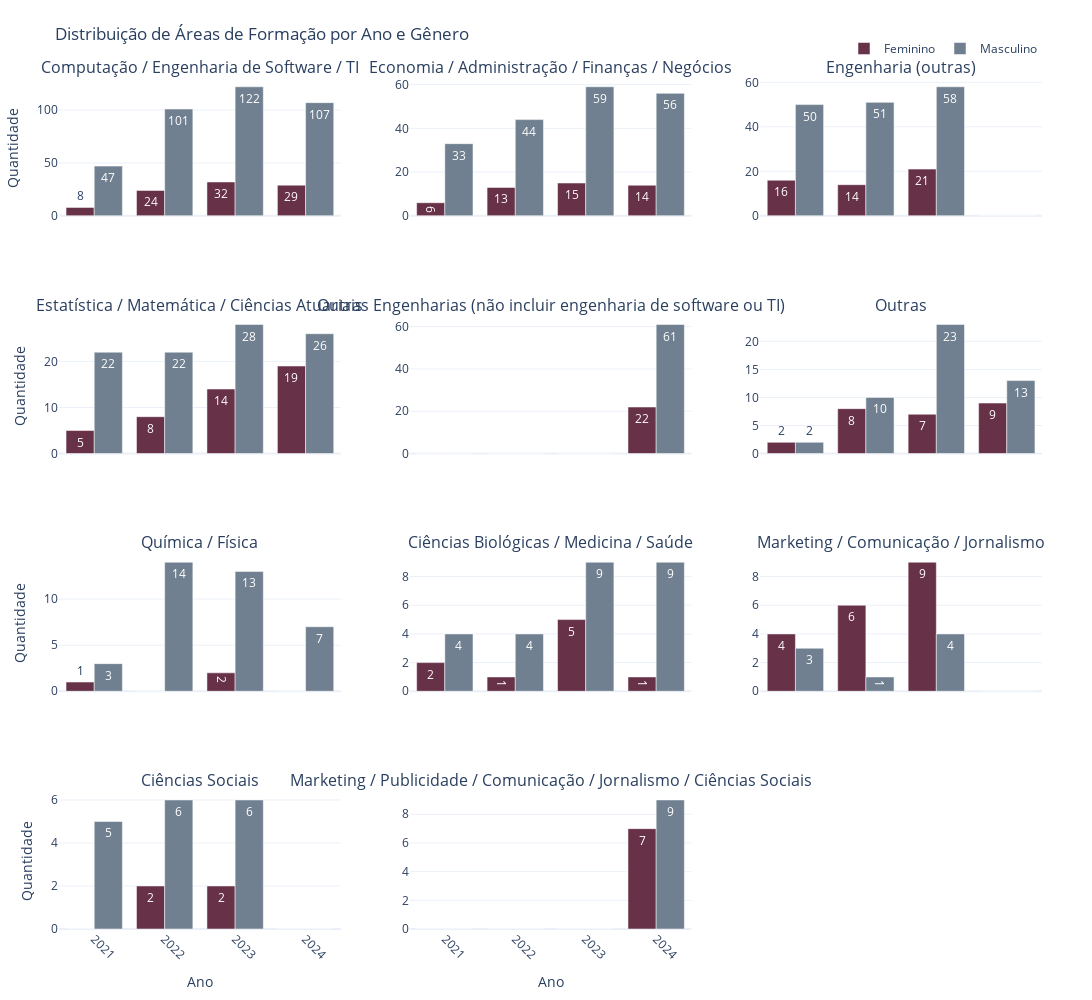

Notebook code cell kept with this figure:
### Code cell
# distribuição area formação x genero

df = df_rj[df_rj['area_formacao'] != "Não classificado"].copy()

df_contagem = df.groupby(['area_formacao', 'ano_pesquisa', 'genero']).size().reset_index(name='contagem')


cores = {"Feminino": "#673147", "Masculino": "#708090"}


areas_unicas = df_contagem.groupby('area_formacao')['contagem'].sum().sort_values(ascending=False).index.tolist()
anos = sorted(df_contagem['ano_pesquisa'].unique())
generos = ["Feminino", "Masculino"]


n_cols = 3  
n_rows = -(-len(areas_unicas) // n_cols)  


fig = make_subplots(
    rows=n_rows, 
    cols=n_cols,
    subplot_titles=areas_unicas,
    shared_xaxes=True,
    horizontal_spacing=0.07,
    vertical_spacing=0.12
)


for i, area in enumerate(areas_unicas):
    row = i // n_cols + 1
    col = i % n_cols + 1
    
    for genero in generos:
        df_filtrado = df_contagem[(df_contagem['area_formacao'] == area) & 
                                  (df_contagem['genero'] == genero)]
        
        x_anos = []
        y_contagens = []
        
        for ano in anos:
            df_ano = df_filtrado[df_filtrado['ano_pesquisa'] == ano]
            y_contagens.append(df_ano['contagem'].values[0] if not df_ano.empty else 0)
            x_anos.append(ano)
        
        fig.add_trace(
            go.Bar(
                x=x_anos,
                y=y_contagens,
                name=genero,
                marker_color=cores[genero],
                text=y_contagens,
                textposition='auto',
                showlegend=i == 0
            ),
            row=row, col=col
        )

fig.update_layout(
    title='Distribuição de Áreas de Formação por Ano e Gênero',
    height=min(1000, n_rows * 250),
    width=1200,
    template='plotly_white',
    barmode='group',
    legend=dict(orientation="h", yanchor="bottom", y=1.02, xanchor="right", x=1),
    margin=dict(t=80, b=50, l=50, r=50)
)


for i in range(1, n_rows + 1):
    for j in range(1, n_cols + 1):
        if (i-1) * n_cols + j <= len(areas_unicas):
            fig.update_xaxes(title_text="Ano" if i == n_rows else "", tickangle=45, row=i, col=j)
            if j == 1:
                fig.update_yaxes(title_text="Quantidade", row=i, col=j)

fig.show()

### Figure 1 — Plotly figure (JSON) as saved in the notebook; plotly's stock layout.template omitted (floating-point values rounded to 4 significant figures)
{"data": [{"marker": {"color": "#673147"}, "name": "Feminino", "showlegend": true, "text": ["8", "24", "32", "29"], "textposition": "auto", "type": "bar", "x": ["2021", "2022", "2023", "2024"], "xaxis": "x", "y": [8, 24, 32, 29], "yaxis": "y"}, {"marker": {"color": "#708090"}, "name": "Masculino", "showlegend": true, "text": ["47", "101", "122", "107"], "textposition": "auto", "type": "bar", "x": ["2021", "2022", "2023", "2024"], "xaxis": "x", "y": [47, 101, 122, 107], "yaxis": "y"}, {"marker": {"color": "#673147"}, "name": "Feminino", "showlegend": false, "text": ["6", "13", "15", "14"], "textposition": "auto", "type": "bar", "x": ["2021", "2022", "2023", "2024"], "xaxis": "x2", "y": [6, 13, 15, 14], "yaxis": "y2"}, {"marker": {"color": "#708090"}, "name": "Masculino", "showlegend": false, "text": ["33", "44", "59", "56"], "textposition": "auto", "type": "bar", "x": ["2021", "2022", "2023", "2024"], "xaxis": "x2", "y": [33, 44, 59, 56], "yaxis": "y2"}, {"marker": {"color": "#673147"}, "name": "Feminino", "showlegend": false, "text": ["16", "14", "21", "0"], "textposition": "auto", "type": "bar", "x": ["2021", "2022", "2023", "2024"], "xaxis": "x3", "y": [16, 14, 21, 0], "yaxis": "y3"}, {"marker": {"color": "#708090"}, "name": "Masculino", "showlegend": false, "text": ["50", "51", "58", "0"], "textposition": "auto", "type": "bar", "x": ["2021", "2022", "2023", "2024"], "xaxis": "x3", "y": [50, 51, 58, 0], "yaxis": "y3"}, {"marker": {"color": "#673147"}, "name": "Feminino", "showlegend": false, "text": ["5", "8", "14", "19"], "textposition": "auto", "type": "bar", "x": ["2021", "2022", "2023", "2024"], "xaxis": "x4", "y": [5, 8, 14, 19], "yaxis": "y4"}, {"marker": {"color": "#708090"}, "name": "Masculino", "showlegend": false, "text": ["22", "22", "28", "26"], "textposition": "auto", "type": "bar", "x": ["2021", "2022", "2023", "2024"], "xaxis": "x4", "y": [22, 22, 28, 26], "yaxis": "y4"}, {"marker": {"color": "#673147"}, "name": "Feminino", "showlegend": false, "text": ["0", "0", "0", "22"], "textposition": "auto", "type": "bar", "x": ["2021", "2022", "2023", "2024"], "xaxis": "x5", "y": [0, 0, 0, 22], "yaxis": "y5"}, {"marker": {"color": "#708090"}, "name": "Masculino", "showlegend": false, "text": ["0", "0", "0", "61"], "textposition": "auto", "type": "bar", "x": ["2021", "2022", "2023", "2024"], "xaxis": "x5", "y": [0, 0, 0, 61], "yaxis": "y5"}, {"marker": {"color": "#673147"}, "name": "Feminino", "showlegend": false, "text": ["2", "8", "7", "9"], "textposition": "auto", "type": "bar", "x": ["2021", "2022", "2023", "2024"], "xaxis": "x6", "y": [2, 8, 7, 9], "yaxis": "y6"}, {"marker": {"color": "#708090"}, "name": "Masculino", "showlegend": false, "text": ["2", "10", "23", "13"], "textposition": "auto", "type": "bar", "x": ["2021", "2022", "2023", "2024"], "xaxis": "x6", "y": [2, 10, 23, 13], "yaxis": "y6"}, {"marker": {"color": "#673147"}, "name": "Feminino", "showlegend": false, "text": ["1", "0", "2", "0"], "textposition": "auto", "type": "bar", "x": ["2021", "2022", "2023", "2024"], "xaxis": "x7", "y": [1, 0, 2, 0], "yaxis": "y7"}, {"marker": {"color": "#708090"}, "name": "Masculino", "showlegend": false, "text": ["3", "14", "13", "7"], "textposition": "auto", "type": "bar", "x": ["2021", "2022", "2023", "2024"], "xaxis": "x7", "y": [3, 14, 13, 7], "yaxis": "y7"}, {"marker": {"color": "#673147"}, "name": "Feminino", "showlegend": false, "text": ["2", "1", "5", "1"], "textposition": "auto", "type": "bar", "x": ["2021", "2022", "2023", "2024"], "xaxis": "x8", "y": [2, 1, 5, 1], "yaxis": "y8"}, {"marker": {"color": "#708090"}, "name": "Masculino", "showlegend": false, "text": ["4", "4", "9", "9"], "textposition": "auto", "type": "bar", "x": ["2021", "2022", "2023", "2024"], "xaxis": "x8", "y": [4, 4, 9, 9], "yaxis": "y8"}, {"marker": {"color": "#673147"}, "name": "Feminino", "showlegend": false, "text": ["4", "6", "9", "0"], "textposition": "auto", "type": "bar", "x": ["2021", "2022", "2023", "2024"], "xaxis": "x9", "y": [4, 6, 9, 0], "yaxis": "y9"}, {"marker": {"color": "#708090"}, "name": "Masculino", "showlegend": false, "text": ["3", "1", "4", "0"], "textposition": "auto", "type": "bar", "x": ["2021", "2022", "2023", "2024"], "xaxis": "x9", "y": [3, 1, 4, 0], "yaxis": "y9"}, {"marker": {"color": "#673147"}, "name": "Feminino", "showlegend": false, "text": ["0", "2", "2", "0"], "textposition": "auto", "type": "bar", "x": ["2021", "2022", "2023", "2024"], "xaxis": "x10", "y": [0, 2, 2, 0], "yaxis": "y10"}, {"marker": {"color": "#708090"}, "name": "Masculino", "showlegend": false, "text": ["5", "6", "6", "0"], "textposition": "auto", "type": "bar", "x": ["2021", "2022", "2023", "2024"], "xaxis": "x10", "y": [5, 6, 6, 0], "yaxis": "y10"}, {"marker": {"color": "#673147"}, "name": "Feminino", "showlegend": false, "text": ["0", "0", "0", "7"], "textposition": "auto", "type": "bar", "x": ["2021", "2022", "2023", "2024"], "xaxis": "x11", "y": [0, 0, 0, 7], "yaxis": "y11"}, {"marker": {"color": "#708090"}, "name": "Masculino", "showlegend": false, "text": ["0", "0", "0", "9"], "textposition": "auto", "type": "bar", "x": ["2021", "2022", "2023", "2024"], "xaxis": "x11", "y": [0, 0, 0, 9], "yaxis": "y11"}], "layout": {"annotations": [{"font": {"size": 16}, "showarrow": false, "text": "Computação / Engenharia de Software / TI", "x": 0.1433, "xanchor": "center", "xref": "paper", "y": 1, "yanchor": "bottom", "yref": "paper"}, {"font": {"size": 16}, "showarrow": false, "text": "Economia / Administração / Finanças / Negócios", "x": 0.5, "xanchor": "center", "xref": "paper", "y": 1, "yanchor": "bottom", "yref": "paper"}, {"font": {"size": 16}, "showarrow": false, "text": "Engenharia (outras)", "x": 0.8567, "xanchor": "center", "xref": "paper", "y": 1, "yanchor": "bottom", "yref": "paper"}, {"font": {"size": 16}, "showarrow": false, "text": "Estatística / Matemática / Ciências Atuariais", "x": 0.1433, "xanchor": "center", "xref": "paper", "y": 0.72, "yanchor": "bottom", "yref": "paper"}, {"font": {"size": 16}, "showarrow": false, "text": "Outras Engenharias (não incluir engenharia de software ou TI)", "x": 0.5, "xanchor": "center", "xref": "paper", "y": 0.72, "yanchor": "bottom", "yref": "paper"}, {"font": {"size": 16}, "showarrow": false, "text": "Outras", "x": 0.8567, "xanchor": "center", "xref": "paper", "y": 0.72, "yanchor": "bottom", "yref": "paper"}, {"font": {"size": 16}, "showarrow": false, "text": "Química / Física", "x": 0.1433, "xanchor": "center", "xref": "paper", "y": 0.44, "yanchor": "bottom", "yref": "paper"}, {"font": {"size": 16}, "showarrow": false, "text": "Ciências Biológicas / Medicina / Saúde", "x": 0.5, "xanchor": "center", "xref": "paper", "y": 0.44, "yanchor": "bottom", "yref": "paper"}, {"font": {"size": 16}, "showarrow": false, "text": "Marketing / Comunicação / Jornalismo", "x": 0.8567, "xanchor": "center", "xref": "paper", "y": 0.44, "yanchor": "bottom", "yref": "paper"}, {"font": {"size": 16}, "showarrow": false, "text": "Ciências Sociais", "x": 0.1433, "xanchor": "center", "xref": "paper", "y": 0.16, "yanchor": "bottom", "yref": "paper"}, {"font": {"size": 16}, "showarrow": false, "text": "Marketing / Publicidade / Comunicação / Jornalismo / Ciências Sociais", "x": 0.5, "xanchor": "center", "xref": "paper", "y": 0.16, "yanchor": "bottom", "yref": "paper"}], "barmode": "group", "height": 1000, "legend": {"orientation": "h", "x": 1, "xanchor": "right", "y": 1.02, "yanchor": "bottom"}, "margin": {"b": 50, "l": 50, "r": 50, "t": 80}, "title": {"text": "Distribuição de Áreas de Formação por Ano e Gênero"}, "width": 1200, "xaxis": {"anchor": "y", "domain": [0, 0.2867], "matches": "x10", "showticklabels": false, "tickangle": 45, "title": {"text": ""}}, "xaxis10": {"anchor": "y10", "domain": [0, 0.2867], "tickangle": 45, "title": {"text": "Ano"}}, "xaxis11": {"anchor": "y11", "domain": [0.3567, 0.6433], "tickangle": 45, "title": {"text": "Ano"}}, "xaxis12": {"anchor": "y12", "domain": [0.7133, 1]}, "xaxis2": {"anchor": "y2", "domain": [0.3567, 0.6433], "matches": "x11", "showticklabels": false, "tickangle": 45, "title": {"text": ""}}, "xaxis3": {"anchor": "y3", "domain": [0.7133, 1], "matches": "x12", "showticklabels": false, "tickangle": 45, "title": {"text": ""}}, "xaxis4": {"anchor": "y4", "domain": [0, 0.2867], "matches": "x10", "showticklabels": false, "tickangle": 45, "title": {"text": ""}}, "xaxis5": {"anchor": "y5", "domain": [0.3567, 0.6433], "matches": "x11", "showticklabels": false, "tickangle": 45, "title": {"text": ""}}, "xaxis6": {"anchor": "y6", "domain": [0.7133, 1], "matches": "x12", "showticklabels": false, "tickangle": 45, "title": {"text": ""}}, "xaxis7": {"anchor": "y7", "domain": [0, 0.2867], "matches": "x10", "showticklabels": false, "tickangle": 45, "title": {"text": ""}}, "xaxis8": {"anchor": "y8", "domain": [0.3567, 0.6433], "matches": "x11", "showticklabels": false, "tickangle": 45, "title": {"text": ""}}, "xaxis9": {"anchor": "y9", "domain": [0.7133, 1], "matches": "x12", "showticklabels": false, "tickangle": 45, "title": {"text": ""}}, "yaxis": {"anchor": "x", "domain": [0.84, 1], "title": {"text": "Quantidade"}}, "yaxis10": {"anchor": "x10", "domain": [0, 0.16], "title": {"text": "Quantidade"}}, "yaxis11": {"anchor": "x11", "domain": [0, 0.16]}, "yaxis12": {"anchor": "x12", "domain": [0, 0.16]}, "yaxis2": {"anchor": "x2", "domain": [0.84, 1]}, "yaxis3": {"anchor": "x3", "domain": [0.84, 1]}, "yaxis4": {"anchor": "x4", "domain": [0.56, 0.72], "title": {"text": "Quantidade"}}, "yaxis5": {"anchor": "x5", "domain": [0.56, 0.72]}, "yaxis6": {"anchor": "x6", "domain": [0.56, 0.72]}, "yaxis7": {"anchor": "x7", "domain": [0.28, 0.44], "title": {"text": "Quantidade"}}, "yaxis8": {"anchor": "x8", "domain": [0.28, 0.44]}, "yaxis9": {"anchor": "x9", "domain": [0.28, 0.44]}}}
